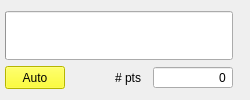
     <widget class="QWidget" name="progressWidget" native="true">
      <property name="sizePolicy">
       <sizepolicy hsizetype="Fixed" vsizetype="Preferred">
        <horstretch>0</horstretch>
        <verstretch>0</verstretch>
       </sizepolicy>
      </property>
      <property name="minimumSize">
       <size>
        <width>250</width>
        <height>0</height>
       </size>
      </property>
      <property name="maximumSize">
       <size>
        <width>250</width>
        <height>400</height>
       </size>
      </property>
      <layout class="QGridLayout" name="progressLayout">
       <property name="leftMargin">
        <number>3</number>
       </property>
       <item row="0" column="0" rowspan="2" colspan="3">
        <widget class="QProgressBar" name="progressBar">
         <property name="sizePolicy">
          <sizepolicy hsizetype="Fixed" vsizetype="Fixed">
           <horstretch>0</horstretch>
           <verstretch>0</verstretch>
          </sizepolicy>
         </property>
         <property name="minimumSize">
          <size>
           <width>228</width>
           <height>0</height>
          </size>
         </property>
         <property name="maximumSize">
          <size>
           <width>16777215</width>
           <height>100</height>
          </size>
         </property>
         <property name="textVisible">
          <bool>false</bool>
         </property>
         <property name="orientation">
          <enum>Qt::Horizontal</enum>
         </property>
        </widget>
       </item>
       <item row="2" column="0">
        <widget class="QPushButton" name="autoSweep">
         <property name="sizePolicy">
          <sizepolicy hsizetype="Fixed" vsizetype="Preferred">
           <horstretch>0</horstretch>
           <verstretch>0</verstretch>
          </sizepolicy>
         </property>
         <property name="minimumSize">
          <size>
           <width>50</width>
           <height>0</height>
          </size>
         </property>
         <property name="maximumSize">
          <size>
           <width>60</width>
           <height>16777215</height>
          </size>
         </property>
         <property name="palette">
          <palette>
           <active>
            <colorrole role="WindowText">
             <brush brushstyle="SolidPattern">
              <color alpha="255">
               <red>0</red>
               <green>0</green>
               <blue>0</blue>
              </color>
             </brush>
            </colorrole>
            <colorrole role="Button">
             <brush brushstyle="SolidPattern">
              <color alpha="255">
               <red>255</red>
               <green>255</green>
               <blue>0</blue>
              </color>
             </brush>
            </colorrole>
            <colorrole role="Light">
             <brush brushstyle="SolidPattern">
              <color alpha="255">
               <red>255</red>
               <green>255</green>
               <blue>127</blue>
              </color>
             </brush>
            </colorrole>
            <colorrole role="Midlight">
             <brush brushstyle="SolidPattern">
              <color alpha="255">
               <red>255</red>
               <green>255</green>
               <blue>63</blue>
              </color>
             </brush>
            </colorrole>
            <colorrole role="Dark">
             <brush brushstyle="SolidPattern">
              <color alpha="255">
               <red>127</red>
               <green>127</green>
               <blue>0</blue>
              </color>
             </brush>
            </colorrole>
            <colorrole role="Mid">
             <brush brushstyle="SolidPattern">
              <color alpha="255">
               <red>170</red>
               <green>170</green>
               <blue>0</blue>
              </color>
             </brush>
            </colorrole>
            <colorrole role="Text">
             <brush brushstyle="SolidPattern">
              <color alpha="255">
               <red>0</red>
               <green>0</green>
               <blue>0</blue>
              </color>
             </brush>
            </colorrole>
            <colorrole role="BrightText">
             <brush brushstyle="SolidPattern">
              <color alpha="255">
               <red>255</red>
               <green>255</green>
               <blue>255</blue>
              </color>
             </brush>
            </colorrole>
            <colorrole role="ButtonText">
             <brush brushstyle="SolidPattern">
              <color alpha="255">
               <red>0</red>
               <green>0</green>
               <blue>0</blue>
              </color>
             </brush>
            </colorrole>
            <colorrole role="Base">
             <brush brushstyle="SolidPattern">
              <color alpha="255">
               <red>255</red>
               <green>255</green>
               <blue>0</blue>
              </color>
             </brush>
            </colorrole>
            <colorrole role="Window">
             <brush brushstyle="SolidPattern">
              <color alpha="255">
               <red>255</red>
               <green>255</green>
               <blue>0</blue>
              </color>
             </brush>
            </colorrole>
            <colorrole role="Shadow">
             <brush brushstyle="SolidPattern">
              <color alpha="255">
               <red>0</red>
               <green>0</green>
               <blue>0</blue>
              </color>
             </brush>
            </colorrole>
            <colorrole role="AlternateBase">
             <brush brushstyle="SolidPattern">
              <color alpha="255">
               <red>255</red>
               <green>255</green>
               <blue>127</blue>
              </color>
             </brush>
            </colorrole>
            <colorrole role="ToolTipBase">
             <brush brushstyle="SolidPattern">
              <color alpha="255">
               <red>255</red>
               <green>255</green>
               <blue>220</blue>
              </color>
             </brush>
            </colorrole>
            <colorrole role="ToolTipText">
             <brush brushstyle="SolidPattern">
              <color alpha="255">
               <red>0</red>
               <green>0</green>
               <blue>0</blue>
              </color>
             </brush>
            </colorrole>
           </active>
           <inactive>
            <colorrole role="WindowText">
             <brush brushstyle="SolidPattern">
              <color alpha="255">
               <red>0</red>
               <green>0</green>
               <blue>0</blue>
              </color>
             </brush>
            </colorrole>
            <colorrole role="Button">
             <brush brushstyle="SolidPattern">
              <color alpha="255">
               <red>255</red>
               <green>255</green>
               <blue>0</blue>
              </color>
             </brush>
            </colorrole>
            <colorrole role="Light">
             <brush brushstyle="SolidPattern">
              <color alpha="255">
               <red>255</red>
               <green>255</green>
               <blue>127</blue>
              </color>
             </brush>
            </colorrole>
            <colorrole role="Midlight">
             <brush brushstyle="SolidPattern">
              <color alpha="255">
               <red>255</red>
               <green>255</green>
               <blue>63</blue>
              </color>
             </brush>
            </colorrole>
            <colorrole role="Dark">
             <brush brushstyle="SolidPattern">
              <color alpha="255">
               <red>127</red>
               <green>127</green>
               <blue>0</blue>
              </color>
             </brush>
            </colorrole>
            <colorrole role="Mid">
             <brush brushstyle="SolidPattern">
              <color alpha="255">
               <red>170</red>
               <green>170</green>
               <blue>0</blue>
              </color>
             </brush>
            </colorrole>
            <colorrole role="Text">
             <brush brushstyle="SolidPattern">
              <color alpha="255">
               <red>0</red>
               <green>0</green>
               <blue>0</blue>
              </color>
             </brush>
            </colorrole>
            <colorrole role="BrightText">
             <brush brushstyle="SolidPattern">
              <color alpha="255">
               <red>255</red>
               <green>255</green>
               <blue>255</blue>
              </color>
             </brush>
            </colorrole>
            <colorrole role="ButtonText">
             <brush brushstyle="SolidPattern">
              <color alpha="255">
               <red>0</red>
               <green>0</green>
               <blue>0</blue>
              </color>
             </brush>
            </colorrole>
            <colorrole role="Base">
             <brush brushstyle="SolidPattern">
              <color alpha="255">
               <red>255</red>
               <green>255</green>
               <blue>0</blue>
              </color>
             </brush>
            </colorrole>
            <colorrole role="Window">
             <brush brushstyle="SolidPattern">
              <color alpha="255">
               <red>255</red>
               <green>255</green>
               <blue>0</blue>
              </color>
             </brush>
            </colorrole>
            <colorrole role="Shadow">
             <brush brushstyle="SolidPattern">
              <color alpha="255">
               <red>0</red>
               <green>0</green>
               <blue>0</blue>
              </color>
             </brush>
            </colorrole>
            <colorrole role="AlternateBase">
             <brush brushstyle="SolidPattern">
              <color alpha="255">
               <red>255</red>
               <green>255</green>
               <blue>127</blue>
              </color>
             </brush>
            </colorrole>
            <colorrole role="ToolTipBase">
             <brush brushstyle="SolidPattern">
              <color alpha="255">
               <red>255</red>
               <green>255</green>
               <blue>220</blue>
              </color>
             </brush>
            </colorrole>
            <colorrole role="ToolTipText">
             <brush brushstyle="SolidPattern">
              <color alpha="255">
               <red>0</red>
               <green>0</green>
               <blue>0</blue>
              </color>
             </brush>
            </colorrole>
           </inactive>
           <disabled>
            <colorrole role="WindowText">
             <brush brushstyle="SolidPattern">
              <color alpha="255">
               <red>0</red>
               <green>0</green>
               <blue>0</blue>
              </color>
             </brush>
            </colorrole>
            <colorrole role="Button">
             <brush brushstyle="SolidPattern">
              <color alpha="255">
               <red>255</red>
               <green>255</green>
               <blue>0</blue>
              </color>
             </brush>
            </colorrole>
            <colorrole role="Light">
             <brush brushstyle="SolidPattern">
              <color alpha="255">
               <red>255</red>
               <green>255</green>
               <blue>127</blue>
              </color>
             </brush>
            </colorrole>
            <colorrole role="Midlight">
             <brush brushstyle="SolidPattern">
              <color alpha="255">
               <red>255</red>
               <green>255</green>
               <blue>63</blue>
              </color>
             </brush>
            </colorrole>
            <colorrole role="Dark">
             <brush brushstyle="SolidPattern">
              <color alpha="255">
               <red>127</red>
               <green>127</green>
               <blue>0</blue>
              </color>
             </brush>
            </colorrole>
            <colorrole role="Mid">
             <brush brushstyle="SolidPattern">
              <color alpha="255">
               <red>170</red>
               <green>170</green>
               <blue>0</blue>
              </color>
             </brush>
            </colorrole>
            <colorrole role="Text">
             <brush brushstyle="SolidPattern">
              <color alpha="255">
               <red>0</red>
               <green>0</green>
               <blue>0</blue>
              </color>
             </brush>
            </colorrole>
            <colorrole role="BrightText">
             <brush brushstyle="SolidPattern">
              <color alpha="255">
               <red>255</red>
               <green>255</green>
               <blue>255</blue>
              </color>
             </brush>
            </colorrole>
            <colorrole role="ButtonText">
             <brush brushstyle="SolidPattern">
              <color alpha="255">
               <red>0</red>
               <green>0</green>
               <blue>0</blue>
              </color>
             </brush>
            </colorrole>
            <colorrole role="Base">
             <brush brushstyle="SolidPattern">
              <color alpha="255">
               <red>255</red>
               <green>255</green>
               <blue>0</blue>
              </color>
             </brush>
            </colorrole>
            <colorrole role="Window">
             <brush brushstyle="SolidPattern">
              <color alpha="255">
               <red>255</red>
               <green>255</green>
               <blue>0</blue>
              </color>
             </brush>
            </colorrole>
            <colorrole role="Shadow">
             <brush brushstyle="SolidPattern">
              <color alpha="255">
               <red>0</red>
               <green>0</green>
               <blue>0</blue>
              </color>
             </brush>
            </colorrole>
            <colorrole role="AlternateBase">
             <brush brushstyle="SolidPattern">
              <color alpha="255">
               <red>255</red>
               <green>255</green>
               <blue>0</blue>
              </color>
             </brush>
            </colorrole>
            <colorrole role="ToolTipBase">
             <brush brushstyle="SolidPattern">
              <color alpha="255">
               <red>255</red>
               <green>255</green>
               <blue>220</blue>
              </color>
             </brush>
            </colorrole>
            <colorrole role="ToolTipText">
             <brush brushstyle="SolidPattern">
              <color alpha="255">
               <red>0</red>
               <green>0</green>
               <blue>0</blue>
              </color>
             </brush>
            </colorrole>
           </disabled>
          </palette>
         </property>
         <property name="styleSheet">
          <string notr="true">background-color: rgb(255, 255, 0);
color: rgb(0, 0, 0);</string>
         </property>
         <property name="text">
          <string>Auto</string>
         </property>
        </widget>
       </item>
       <item row="2" column="2">
        <widget class="QSpinBox" name="nSize">
         <property name="sizePolicy">
          <sizepolicy hsizetype="Preferred" vsizetype="Fixed">
           <horstretch>0</horstretch>
           <verstretch>0</verstretch>
          </sizepolicy>
         </property>
         <property name="minimumSize">
          <size>
           <width>0</width>
           <height>21</height>
          </size>
         </property>
         <property name="maximumSize">
          <size>
           <width>80</width>
           <height>16777215</height>
          </size>
         </property>
         <property name="alignment">
          <set>Qt::AlignRight|Qt::AlignTrailing|Qt::AlignVCenter</set>
         </property>
         <property name="buttonSymbols">
          <enum>QAbstractSpinBox::NoButtons</enum>
         </property>
         <property name="minimum">
          <number>0</number>
         </property>
         <property name="maximum">
          <number>32767</number>
         </property>
         <property name="value">
          <number>0</number>
         </property>
        </widget>
       </item>
       <item row="2" column="1">
        <widget class="QLabel" name="label_3">
         <property name="minimumSize">
          <size>
           <width>0</width>
           <height>0</height>
          </size>
         </property>
         <property name="maximumSize">
          <size>
           <width>60</width>
           <height>16777215</height>
          </size>
         </property>
         <property name="text">
          <string># pts</string>
         </property>
         <property name="alignment">
          <set>Qt::AlignRight|Qt::AlignTrailing|Qt::AlignVCenter</set>
         </property>
        </widget>
       </item>
      </layout>
     </widget>
